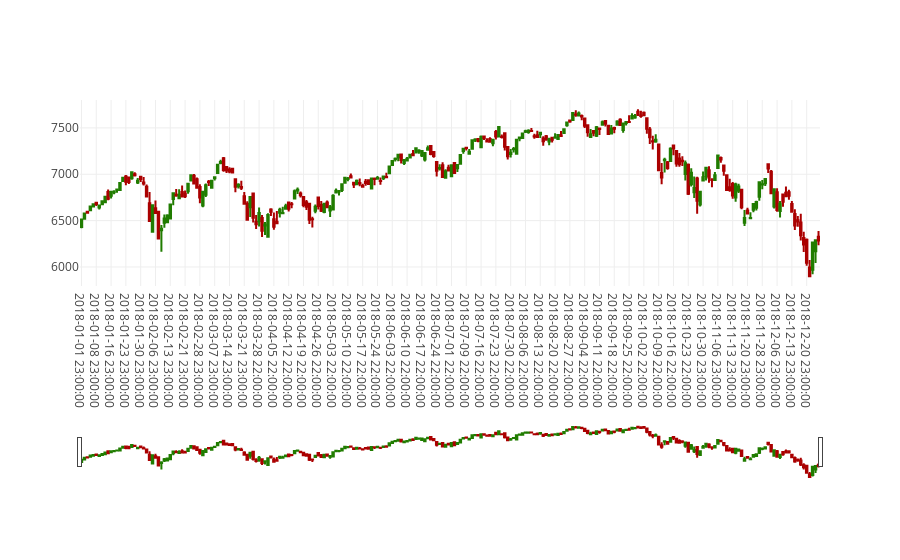

The notebook cell saved with this chart:
### Code cell
fig2018 = go.Figure(data=[trace2018], layout=layout)
plotly.offline.iplot(fig2018, filename='2018_candlestick')

### Figure 1 — Plotly figure (JSON) as saved in the notebook; plotly's stock layout.template omitted (floating-point values rounded to 4 significant figures; data arrays with more than 128 entries replaced by an {"elided": "..."} marker saying what was removed)
{"data": [{"close": {"elided": "250 float values"}, "decreasing": {"line": {"color": "#AA0000"}}, "high": {"elided": "250 float values"}, "increasing": {"line": {"color": "#207C00"}}, "low": {"elided": "250 float values"}, "open": {"elided": "250 float values"}, "type": "candlestick", "uid": "594c7a08-6bcf-4138-b452-bb6f810c5251", "x": {"elided": "250 str values"}}], "layout": {"xaxis": {"type": "category"}}}
